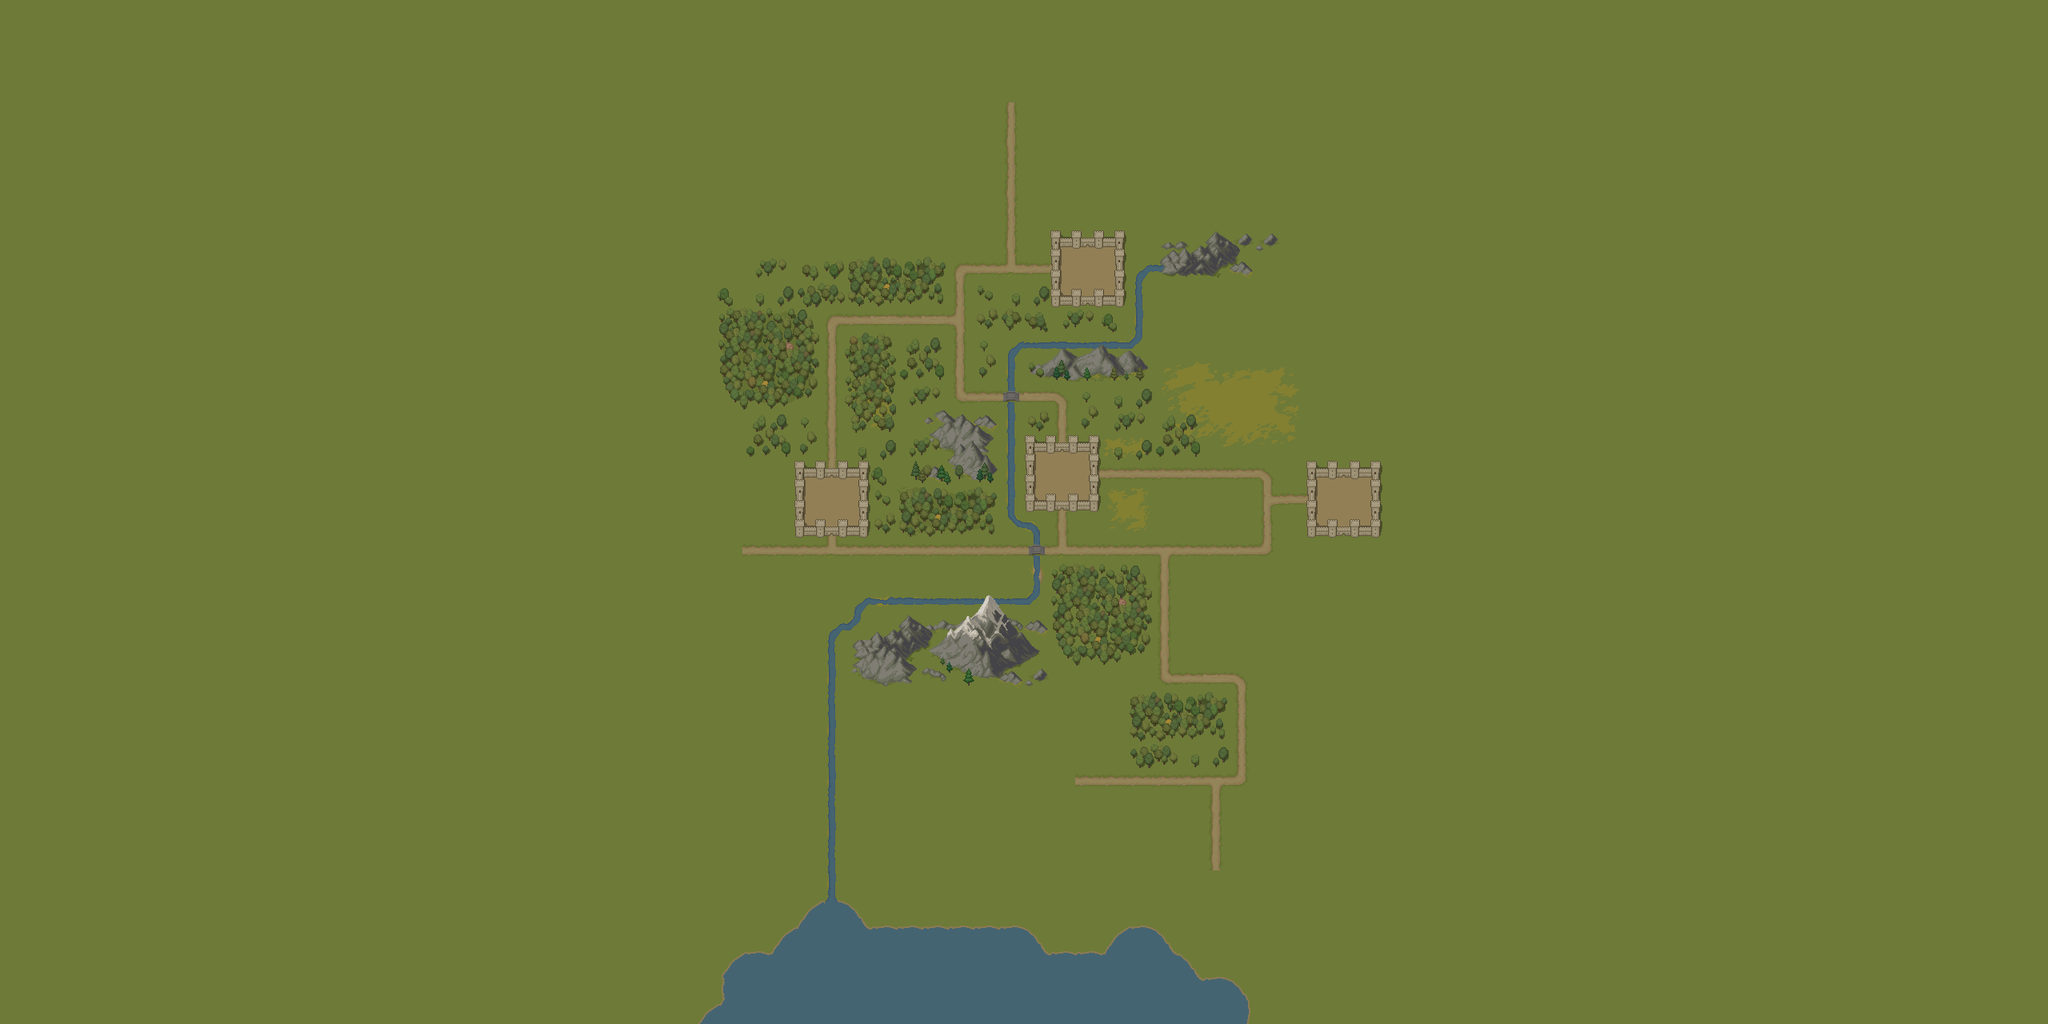

A level layout from a 2D game, rendered from its tile map. Below: a short description, then the map file with tile-grid data replaced by summaries:
An orthogonal 80x40 tile map with 32x32 px tiles, 14 tile layers (Ground, Ground_Detail, River, Forest1, ...), 7 tilesets.

<map version="1.10" tiledversion="1.12.2" orientation="orthogonal" renderorder="right-down" width="80" height="40" tilewidth="32" tileheight="32" infinite="0" nextlayerid="36" nextobjectid="43">
 <properties>
  <property name="Layout" value="5120x3840; 42 cities; northern snow region changed to grassland" />
 </properties>
 <tileset firstgid="1" source="GroundTiles.tsx" />
 <tileset firstgid="267" source="LakeTiles.tsx" />
 <tileset firstgid="307" source="ObjectsTiles.tsx" />
 <tileset firstgid="579" source="RiverTiles.tsx" />
 <tileset firstgid="599" source="MountainTiles.tsx" />
 <tileset firstgid="819" source="TreeTiles.tsx" />
 <tileset firstgid="949" source="RoadTiles.tsx" />
 <layer id="1" name="Ground" width="80" height="40">
  <data>[3200 cells, 3200 non-empty, 9 distinct tile ids]</data>
 </layer>
 <layer id="2" name="Ground_Detail" width="80" height="40">
  <data>[3200 cells, 58 non-empty, 43 distinct tile ids]</data>
 </layer>
 <layer id="30" name="River" width="80" height="40">
  <data>[3200 cells, 30 non-empty, 12 distinct tile ids]</data>
 </layer>
 <layer id="4" name="Forest1" width="80" height="40">
  <data>[3200 cells, 94 non-empty, 49 distinct tile ids]</data>
 </layer>
 <layer id="5" name="Mountains_1" width="80" height="40">
  <data>[3200 cells, 17 non-empty, 16 distinct tile ids]</data>
 </layer>
 <layer id="6" name="Mountains_2" width="80" height="40">
  <data>[3200 cells, 18 non-empty, 18 distinct tile ids]</data>
 </layer>
 <layer id="7" name="Mountains_3" width="80" height="40">
  <data>[3200 cells, 26 non-empty, 25 distinct tile ids]</data>
 </layer>
 <layer id="8" name="Mountains_4" width="80" height="40">
  <data>[3200 cells, 4 non-empty, 3 distinct tile ids]</data>
 </layer>
 <layer id="31" name="Mountains_5" width="80" height="40">
  <data>[3200 cells, 19 non-empty, 11 distinct tile ids]</data>
 </layer>
 <layer id="32" name="Mountains_6" width="80" height="40">
  <data>[3200 cells, 6 non-empty, 6 distinct tile ids]</data>
 </layer>
 <layer id="34" name="Road" width="80" height="40">
  <data>[3200 cells, 96 non-empty, 13 distinct tile ids]</data>
 </layer>
 <layer id="33" name="Forest2" width="80" height="40">
  <data>[3200 cells, 34 non-empty, 24 distinct tile ids]</data>
 </layer>
 <layer id="35" name="Ect" width="80" height="40">
  <data>[3200 cells, 2 non-empty, 1 distinct tile ids]</data>
 </layer>
 <layer id="9" name="City" width="80" height="40">
  <data>[3200 cells, 36 non-empty, 9 distinct tile ids]</data>
 </layer>
</map>
